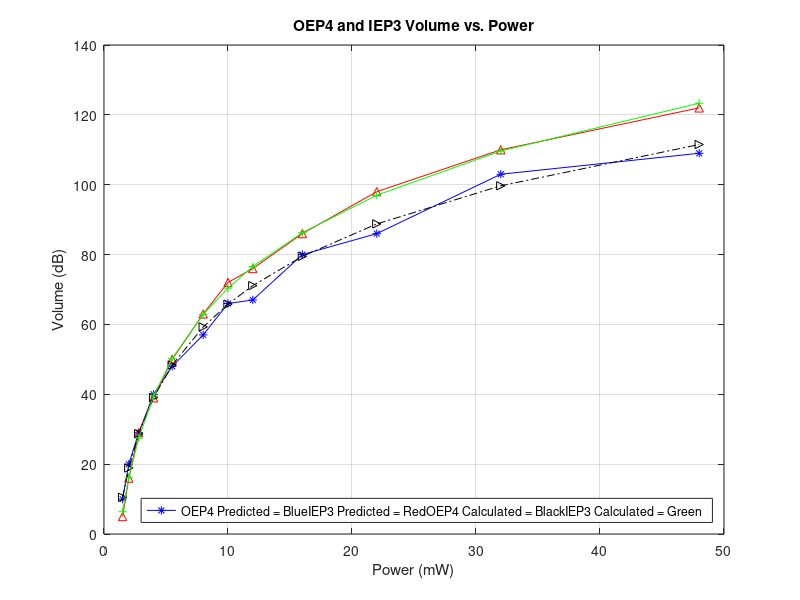

Source code (MATLAB):
%%%%%%%%%%%%%%%%%%%%%%%%%%%%%%%%%%%%%%%%%%%%%%%%%%%%%%%%%%%%%%%%%%%%%
% ENGR 133
% Program Description 
% Program inputs data from a csv and compares the predicted data
% for volume to calculated data for volume with a graph
%
% Assigment Information
%   Assignment:     Ma2 PA Task 1
%   Author:         Zachary Williams, will2051@purdue.edu
%   Team ID:        001-01
%  	Contributor:    Name, login@purdue [repeat for each]
%   My contributor(s) helped me:	
%     [ ] understand the assignment expectations without
%         telling me how they will approach it.
%     [ ] understand different ways to think about a solution
%         without helping me plan my solution.
%     [ ] think through the meaning of a specific error or
%         bug present in my code without looking at my code.
%%%%%%%%%%%%%%%%%%%%%%%%%%%%%%%%%%%%%%%%%%%%%%%%%%%%%%%%%%%%%%%%%%%%%

%% ____________________
%% INITIALIZATION
data = csvread("Ma2_PA_Task1_Data_volume_power.csv",2,0);

power = data(:,1);
volOEP4 = data(:,2);
volIEP3 = data(:,3);

%% ____________________
%% CALCULATIONs
volCalcOEP4 = 67.1 * log10(power)-1.3;
volCalcIEP3 = 77.7 * log10(power)-7.3;

%% ____________________
%% FORMATTED FIGURE
plot(power,volOEP4,'b-*',power,volIEP3,'r-^',power,volCalcOEP4,'k>-.',power,volCalcIEP3,'g-+');
title("OEP4 and IEP3 Volume vs. Power");
xlabel("Power (mW)");
ylabel("Volume (dB)");
grid on;

legend(["OEP4 Predicted = Blue","IEP3 Predicted = Red","OEP4 Calculated = Black","IEP3 Calculated = Green"],"Location","southeast");
%% ____________________
%% ANALYSIS

%% -- Q1
% The model for IEP3 best fits the data given, as there is very little
% difference between the predicted and calculated data

%% -- Q2
% IEP3 is more sensitive because it has a greater slope.


%% -- Q3
% OEP4 would give a greater battery life at 60 dB and IEP3 would have
% a greater battery life at 30 dB.


%% ____________________
%% ACADEMIC INTEGRITY STATEMENT
% I have not used source code obtained from any other unauthorized
% source, either modified or unmodified.  Neither have I provided
% access to my code to another. The script I am submitting
% is my own original work.